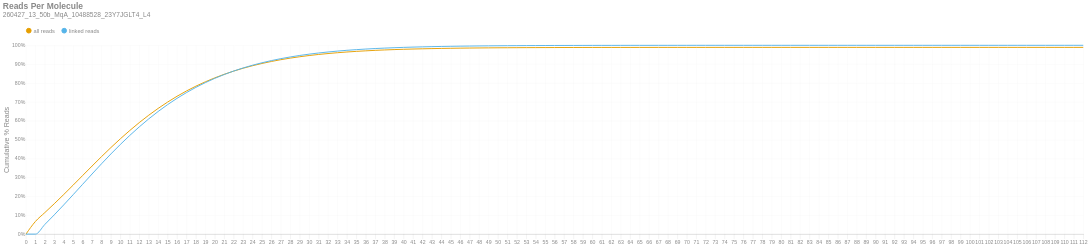

The notebook cell this image was saved under:
### Markdown cell above
### Reads per Molecule
This chart shows the cumulative distribution of the number of reads per linked molecule. That is, how many alignments are associated with a unique molecule. This excludes the number of reads associated with invalid or absent linked-read barcodes. The `linked` histogram is the percentages recalculated when disregarding singletons.

### Code cell
if SKIPLR:
    print_html(f"Skipped")
else:
    counts = np.bincount(valids['reads'].cast(pl.Int64).to_numpy())
    weighted = counts * np.arange(len(counts))
    all_perc = weighted / n_reads
    linked_perc = weighted / n_linked_reads
    linked_perc[1] = 0
    binned_df = pl.DataFrame({
        'readsper': list(range(len(counts))),
        'all reads (cumsum)': np.cumsum(all_perc).tolist(),
        'linked reads (cumsum)': np.cumsum(linked_perc).tolist(),
    })

    with SafeRender(binned_df):
        (
            density_plot(binned_df, 'Reads Per Molecule', samplename, 'readspmol')
            .encode(
                x=alt.X('readsper:O', title=None).axis(labelAngle=0).scale(padding=0),
                y=alt.Y('value:Q', title='Cumulative % Reads').axis(format='%').stack(False),
                color=alt.Color("key:N").scale(domain=["all reads", "linked reads"]),
                tooltip=[
                    alt.Tooltip("key:N", title="Data Type"),
                    alt.Tooltip("readsper:O", title="Reads Per Molecule"),
                    alt.Tooltip("value:Q", format=".2%", title="% Reads (Cum.)")
                ]            
            )
        ).display()

### Figure 1 — Vega-Lite specification as saved in the notebook (floating-point values rounded to 4 significant figures)
{"width": "container", "height": 400, "config": {"title": {"anchor": "start", "dy": -15, "fontSize": 18, "color": "#888888", "subtitleColor": "#888888", "subtitleFontSize": 14}, "arc": {"fill": "#0072B2"}, "axis": {"domainColor": "#888888", "domainWidth": 0.5, "gridWidth": 0.2, "grid": false, "titleFontWeight": 400, "titleFontSize": 15, "labelFontSize": 11, "labelColor": "#888888", "tickColor": "#888888", "tickWidth": 0.2, "titleColor": "#888888"}, "axisBand": {"grid": false}, "axisX": {"grid": true, "tickSize": 10, "domainCap": "round"}, "axisY": {"domain": false, "grid": true, "tickSize": 0, "domainCap": "round"}, "background": "transparent", "header": {"labelFontSize": 15, "labelColor": "#888888", "titleFontSize": 15, "titleFontWeight": 600, "titleColor": "#888888"}, "legend": {"labelFont": "sans-serif", "labelFontSize": 12, "labelColor": "#888888", "symbolSize": 100, "symbolType": "circle", "titleFontSize": 12, "titlePadding": 10, "titleColor": "#888888", "title": null, "orient": "top"}, "range": {"category": ["#E69F00", "#56B4E9", "#009E73", "#F0E442", "#0072B2", "#D55E00", "#CC79A7", "#000000"], "diverging": ["#cfe8f3", "#a2d4ec", "#73bfe2", "#46abdb", "#1696d2", "#12719e"]}, "area": {"fill": "#0072B2", "fillOpacity": 0.7, "line": true, "strokeOpacity": 0.7}, "line": {"color": "#0072B2", "stroke": "#0072B2", "strokeWidth": 2}, "trail": {"color": "#0072B2", "stroke": "#0072B2", "strokeWidth": 0, "size": 1}, "point": {"filled": true, "fillOpacity": 1.0, "size": 95}, "text": {"color": "#888888", "fontSize": 11, "align": "right", "fontWeight": 400, "size": 11}, "bar": {"fill": "#0072B2", "stroke": null}, "view": {"stroke": null, "continuousWidth": 660, "continuousHeight": 400}}, "data": {"name": "data-38f8e1648f964dca395f62769a8e3e1e"}, "mark": {"type": "line", "interpolate": "monotone", "point": {"opacity": 0, "size": 275}}, "encoding": {"color": {"field": "key", "scale": {"domain": ["all reads", "linked reads"]}, "type": "nominal"}, "tooltip": [{"field": "key", "title": "Data Type", "type": "nominal"}, {"field": "readsper", "title": "Reads Per Molecule", "type": "ordinal"}, {"field": "value", "format": ".2%", "title": "% Reads (Cum.)", "type": "quantitative"}], "x": {"axis": {"labelAngle": 0}, "field": "readsper", "scale": {"padding": 0}, "title": null, "type": "ordinal"}, "y": {"axis": {"format": "%"}, "field": "value", "stack": false, "title": "Cumulative % Reads", "type": "quantitative"}}, "params": [{"name": "param_c36ac31b6afebe62", "select": {"type": "point", "fields": ["key"]}, "bind": "legend"}], "title": {"text": "Reads Per Molecule", "subtitle": "260427_13_50b_MqA_10488528_23Y7JGLT4_L4"}, "transform": [{"fold": ["all reads (cumsum)", "linked reads (cumsum)"]}, {"calculate": "replace(datum.key, ' (cumsum)', '')", "as": "key"}, {"filter": {"param": "param_c36ac31b6afebe62"}}], "usermeta": {"embedOptions": {"downloadFileName": "260427_13_50b_MqA_10488528_23Y7JGLT4_L4.readspmol"}}, "$schema": "https://vega.github.io/schema/vega-lite/v6.4.1.json", "datasets": {"data-38f8e1648f964dca395f62769a8e3e1e": [{"readsper": 0, "all reads (cumsum)": 0.0, "linked reads (cumsum)": 0.0}, {"readsper": 1, "all reads (cumsum)": 0.0669, "linked reads (cumsum)": 0.0}, {"readsper": 2, "all reads (cumsum)": 0.114, "linked reads (cumsum)": 0.05109}, {"readsper": 3, "all reads (cumsum)": 0.161, "linked reads (cumsum)": 0.102}, {"readsper": 4, "all reads (cumsum)": 0.2096, "linked reads (cumsum)": 0.1547}, {"readsper": 5, "all reads (cumsum)": 0.2595, "linked reads (cumsum)": 0.2088}, {"readsper": 6, "all reads (cumsum)": 0.31, "linked reads (cumsum)": 0.2637}, {"readsper": 7, "all reads (cumsum)": 0.3605, "linked reads (cumsum)": 0.3184}, {"readsper": 8, "all reads (cumsum)": 0.4101, "linked reads (cumsum)": 0.3722}, {"readsper": 9, "all reads (cumsum)": 0.4585, "linked reads (cumsum)": 0.4246}, {"readsper": 10, "all reads (cumsum)": 0.5049, "linked reads (cumsum)": 0.4749}, {"readsper": 11, "all reads (cumsum)": 0.5489, "linked reads (cumsum)": 0.5227}, {"readsper": 12, "all reads (cumsum)": 0.5905, "linked reads (cumsum)": 0.5678}, {"readsper": 13, "all reads (cumsum)": 0.6295, "linked reads (cumsum)": 0.6101}, {"readsper": 14, "all reads (cumsum)": 0.6657, "linked reads (cumsum)": 0.6493}, {"readsper": 15, "all reads (cumsum)": 0.6991, "linked reads (cumsum)": 0.6856}, {"readsper": 16, "all reads (cumsum)": 0.73, "linked reads (cumsum)": 0.7191}, {"readsper": 17, "all reads (cumsum)": 0.7581, "linked reads (cumsum)": 0.7496}, {"readsper": 18, "all reads (cumsum)": 0.7836, "linked reads (cumsum)": 0.7772}, {"readsper": 19, "all reads (cumsum)": 0.8067, "linked reads (cumsum)": 0.8022}, {"readsper": 20, "all reads (cumsum)": 0.8276, "linked reads (cumsum)": 0.8249}, {"readsper": 21, "all reads (cumsum)": 0.8464, "linked reads (cumsum)": 0.8453}, {"readsper": 22, "all reads (cumsum)": 0.8634, "linked reads (cumsum)": 0.8637}, {"readsper": 23, "all reads (cumsum)": 0.8784, "linked reads (cumsum)": 0.88}, {"readsper": 24, "all reads (cumsum)": 0.8918, "linked reads (cumsum)": 0.8946}, {"readsper": 25, "all reads (cumsum)": 0.9038, "linked reads (cumsum)": 0.9075}, {"readsper": 26, "all reads (cumsum)": 0.9144, "linked reads (cumsum)": 0.9191}, {"readsper": 27, "all reads (cumsum)": 0.9239, "linked reads (cumsum)": 0.9294}, {"readsper": 28, "all reads (cumsum)": 0.9321, "linked reads (cumsum)": 0.9383}, {"readsper": 29, "all reads (cumsum)": 0.9395, "linked reads (cumsum)": 0.9462}, {"readsper": 30, "all reads (cumsum)": 0.9459, "linked reads (cumsum)": 0.9532}, {"readsper": 31, "all reads (cumsum)": 0.9515, "linked reads (cumsum)": 0.9593}, {"readsper": 32, "all reads (cumsum)": 0.9564, "linked reads (cumsum)": 0.9646}, {"readsper": 33, "all reads (cumsum)": 0.9608, "linked reads (cumsum)": 0.9693}, {"readsper": 34, "all reads (cumsum)": 0.9646, "linked reads (cumsum)": 0.9735}, {"readsper": 35, "all reads (cumsum)": 0.9679, "linked reads (cumsum)": 0.9771}, {"readsper": 36, "all reads (cumsum)": 0.9708, "linked reads (cumsum)": 0.9802}, {"readsper": 37, "all reads (cumsum)": 0.9733, "linked reads (cumsum)": 0.9829}, {"readsper": 38, "all reads (cumsum)": 0.9755, "linked reads (cumsum)": 0.9853}, {"readsper": 39, "all reads (cumsum)": 0.9773, "linked reads (cumsum)": 0.9873}, {"readsper": 40, "all reads (cumsum)": 0.979, "linked reads (cumsum)": 0.989}, {"readsper": 41, "all reads (cumsum)": 0.9803, "linked reads (cumsum)": 0.9905}, {"readsper": 42, "all reads (cumsum)": 0.9815, "linked reads (cumsum)": 0.9918}, {"readsper": 43, "all reads (cumsum)": 0.9826, "linked reads (cumsum)": 0.993}, {"readsper": 44, "all reads (cumsum)": 0.9835, "linked reads (cumsum)": 0.994}, {"readsper": 45, "all reads (cumsum)": 0.9843, "linked reads (cumsum)": 0.9948}, {"readsper": 46, "all reads (cumsum)": 0.9849, "linked reads (cumsum)": 0.9955}, {"readsper": 47, "all reads (cumsum)": 0.9855, "linked reads (cumsum)": 0.9962}, {"readsper": 48, "all reads (cumsum)": 0.986, "linked reads (cumsum)": 0.9967}, {"readsper": 49, "all reads (cumsum)": 0.9865, "linked reads (cumsum)": 0.9972}, {"readsper": 50, "all reads (cumsum)": 0.9869, "linked reads (cumsum)": 0.9976}, {"readsper": 51, "all reads (cumsum)": 0.9872, "linked reads (cumsum)": 0.998}, {"readsper": 52, "all reads (cumsum)": 0.9874, "linked reads (cumsum)": 0.9983}, {"readsper": 53, "all reads (cumsum)": 0.9877, "linked reads (cumsum)": 0.9985}, {"readsper": 54, "all reads (cumsum)": 0.9879, "linked reads (cumsum)": 0.9987}, {"readsper": 55, "all reads (cumsum)": 0.9881, "linked reads (cumsum)": 0.9989}, {"readsper": 56, "all reads (cumsum)": 0.9882, "linked reads (cumsum)": 0.9991}, {"readsper": 57, "all reads (cumsum)": 0.9883, "linked reads (cumsum)": 0.9992}, {"readsper": 58, "all reads (cumsum)": 0.9884, "linked reads (cumsum)": 0.9993}, {"readsper": 59, "all reads (cumsum)": 0.9885, "linked reads (cumsum)": 0.9994}, {"readsper": 60, "all reads (cumsum)": 0.9886, "linked reads (cumsum)": 0.9995}, {"readsper": 61, "all reads (cumsum)": 0.9887, "linked reads (cumsum)": 0.9996}, {"readsper": 62, "all reads (cumsum)": 0.9887, "linked reads (cumsum)": 0.9996}, {"readsper": 63, "all reads (cumsum)": 0.9888, "linked reads (cumsum)": 0.9997}, {"readsper": 64, "all reads (cumsum)": 0.9888, "linked reads (cumsum)": 0.9997}, {"readsper": 65, "all reads (cumsum)": 0.9889, "linked reads (cumsum)": 0.9998}, {"readsper": 66, "all reads (cumsum)": 0.9889, "linked reads (cumsum)": 0.9998}, {"readsper": 67, "all reads (cumsum)": 0.9889, "linked reads (cumsum)": 0.9998}, {"readsper": 68, "all reads (cumsum)": 0.9889, "linked reads (cumsum)": 0.9999}, {"readsper": 69, "all reads (cumsum)": 0.989, "linked reads (cumsum)": 0.9999}, {"readsper": 70, "all reads (cumsum)": 0.989, "linked reads (cumsum)": 0.9999}, {"readsper": 71, "all reads (cumsum)": 0.989, "linked reads (cumsum)": 0.9999}, {"readsper": 72, "all reads (cumsum)": 0.989, "linked reads (cumsum)": 0.9999}, {"readsper": 73, "all reads (cumsum)": 0.989, "linked reads (cumsum)": 0.9999}, {"readsper": 74, "all reads (cumsum)": 0.989, "linked reads (cumsum)": 0.9999}, {"readsper": 75, "all reads (cumsum)": 0.989, "linked reads (cumsum)": 1.0}, {"readsper": 76, "all reads (cumsum)": 0.989, "linked reads (cumsum)": 1.0}, {"readsper": 77, "all reads (cumsum)": 0.989, "linked reads (cumsum)": 1.0}, {"readsper": 78, "all reads (cumsum)": 0.989, "linked reads (cumsum)": 1.0}, {"readsper": 79, "all reads (cumsum)": 0.989, "linked reads (cumsum)": 1.0}, {"readsper": 80, "all reads (cumsum)": 0.989, "linked reads (cumsum)": 1.0}, {"readsper": 81, "all reads (cumsum)": 0.989, "linked reads (cumsum)": 1.0}, {"readsper": 82, "all reads (cumsum)": 0.989, "linked reads (cumsum)": 1.0}, {"readsper": 83, "all reads (cumsum)": 0.989, "linked reads (cumsum)": 1.0}, {"readsper": 84, "all reads (cumsum)": 0.989, "linked reads (cumsum)": 1.0}, {"readsper": 85, "all reads (cumsum)": 0.989, "linked reads (cumsum)": 1.0}, {"readsper": 86, "all reads (cumsum)": 0.989, "linked reads (cumsum)": 1.0}, {"readsper": 87, "all reads (cumsum)": 0.989, "linked reads (cumsum)": 1.0}, {"readsper": 88, "all reads (cumsum)": 0.989, "linked reads (cumsum)": 1.0}, {"readsper": 89, "all reads (cumsum)": 0.989, "linked reads (cumsum)": 1.0}, {"readsper": 90, "all reads (cumsum)": 0.989, "linked reads (cumsum)": 1.0}, {"readsper": 91, "all reads (cumsum)": 0.989, "linked reads (cumsum)": 1.0}, {"readsper": 92, "all reads (cumsum)": 0.9891, "linked reads (cumsum)": 1.0}, {"readsper": 93, "all reads (cumsum)": 0.9891, "linked reads (cumsum)": 1.0}, {"readsper": 94, "all reads (cumsum)": 0.9891, "linked reads (cumsum)": 1.0}, {"readsper": 95, "all reads (cumsum)": 0.9891, "linked reads (cumsum)": 1.0}, {"readsper": 96, "all reads (cumsum)": 0.9891, "linked reads (cumsum)": 1.0}, {"readsper": 97, "all reads (cumsum)": 0.9891, "linked reads (cumsum)": 1.0}, {"readsper": 98, "all reads (cumsum)": 0.9891, "linked reads (cumsum)": 1.0}, {"readsper": 99, "all reads (cumsum)": 0.9891, "linked reads (cumsum)": 1.0}, {"readsper": 100, "all reads (cumsum)": 0.9891, "linked reads (cumsum)": 1.0}, {"readsper": 101, "all reads (cumsum)": 0.9891, "linked reads (cumsum)": 1.0}, {"readsper": 102, "all reads (cumsum)": 0.9891, "linked reads (cumsum)": 1.0}, {"readsper": 103, "all reads (cumsum)": 0.9891, "linked reads (cumsum)": 1.0}, {"readsper": 104, "all reads (cumsum)": 0.9891, "linked reads (cumsum)": 1.0}, {"readsper": 105, "all reads (cumsum)": 0.9891, "linked reads (cumsum)": 1.0}, {"readsper": 106, "all reads (cumsum)": 0.9891, "linked reads (cumsum)": 1.0}, {"readsper": 107, "all reads (cumsum)": 0.9891, "linked reads (cumsum)": 1.0}, {"readsper": 108, "all reads (cumsum)": 0.9891, "linked reads (cumsum)": 1.0}, {"readsper": 109, "all reads (cumsum)": 0.9891, "linked reads (cumsum)": 1.0}, {"readsper": 110, "all reads (cumsum)": 0.9891, "linked reads (cumsum)": 1.0}, {"readsper": 111, "all reads (cumsum)": 0.9891, "linked reads (cumsum)": 1.0}, {"readsper": 112, "all reads (cumsum)": 0.9891, "linked reads (cumsum)": 1.0}]}}
